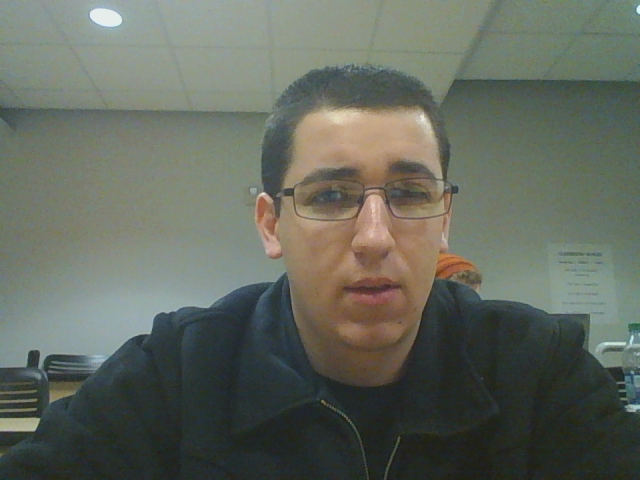
#> input picture python/PycharmProjects/Toybox/image_database/0-Adam.png, 640 x 480 px
$ python -i TrainedContour.py   (imports and definitions only)
#> lines starting #> are read from the running program, lines starting #| are printed output that depends on the picture; after the words box and inside, x2 and y2 are one past the last pixel; in counts of white or black regions, pixels touching at a corner belong together
import cv2
from cv2.cv import CV_CONTOURS_MATCH_I1, Scalar


class TrainedContour:

    largest_area = 0

    def __init__(self, image_path, threshmin=50, threshmax=150, distX=1, distY=1):
#> called with image_path = '../image_database/0-Adam.png', threshmin = 50, threshmax = 150, distX = 1, distY = 1
        self.threshmin = threshmin
        self.threshmax = threshmax
        self.distX = distX
        self.distY = distY

        image = cv2.imread(image_path, 0)
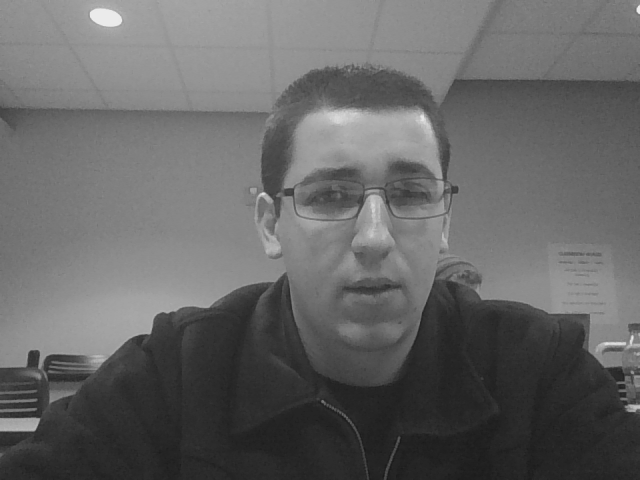
#> image: shape (480, 640); min 25, max 235, mean 101.5
        self.rawImage = image

        self.blurred = cv2.GaussianBlur(image, (self.distX, self.distY), 0)
        self.edged = cv2.Canny(self.blurred, self.threshmin, self.threshmax)
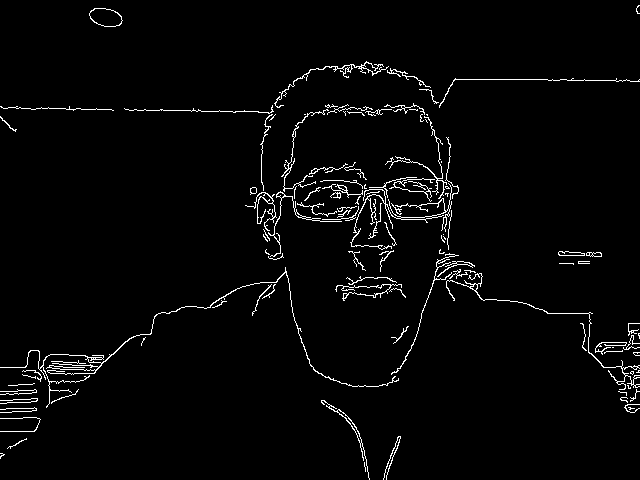
#> self.edged: shape (480, 640); 2.6% white in thin lines or dots

        # find contours in the edge map
        (self.cnts, _) = cv2.findContours(self.edged.copy(), cv2.RETR_EXTERNAL,
                                     cv2.CHAIN_APPROX_SIMPLE)
#> self.cnts = 110 contours, 90 with area under 20; largest, box (x1, y1, x2, y2) and area: (89, 8, 123, 27) 456, (0, 267, 399, 408) 166, (350, 183, 452, 250) 150, (321, 400, 370, 480) 132, (446, 273, 640, 390) 116

        example = self.rawImage.copy()
        for i in range(len(self.cnts)):

            peri = cv2.arcLength(self.cnts[i], True)
            approx = cv2.approxPolyDP(self.cnts[i], 0.01 * peri, True)

            # ensure that the approximated contour is "roughly" rectangular

            if len(approx) >= 4 and len(approx) <= 6:
                # compute the bounding box of the approximated contour and
                # use the bounding box to compute the aspect ratio
                (x, y, w, h) = cv2.boundingRect(approx)
                aspectRatio = w / float(h)

                # compute the solidity of the original contour
                area = cv2.contourArea(self.cnts[i])
                if area > self.largest_area:
                    self.largest_area = area
                    self.largest_contour_index = i
                    self.bounding_rect = cv2.boundingRect(self.cnts[i])
                hullArea = cv2.contourArea(cv2.convexHull(self.cnts[i]))
                solidity = area / float(hullArea)

                # compute whether or not the width and height, solidity, and
                # aspect ratio of the contour falls within appropriate bounds
                keepDims = w > 25 and h > 25
                keepSolidity = solidity > 0.9
                keepAspectRatio = aspectRatio >= 0.8 and aspectRatio <= 1.2

                # ensure that the contour passes all our tests
                if keepDims and keepSolidity and keepAspectRatio:
                    # draw an outline around the target and update the status
                    # text
                    cv2.drawContours(example, [approx], -1, (0, 0, 255), 4)
                    status = "Target(s) Acquired"

                    # compute the center of the contour region and draw the
                    # crosshairs
                    M = cv2.moments(approx)
                    (cX, cY) = (int(M["m10"] / M["m00"]), int(M["m01"] / M["m00"]))
                    (startX, endX) = (int(cX - (w * 0.15)), int(cX + (w * 0.15)))
                    (startY, endY) = (int(cY - (h * 0.15)), int(cY + (h * 0.15)))
                    cv2.line(example, (startX, cY), (endX, cY), (0, 0, 255), 3)
                    cv2.line(example, (cX, startY), (cX, endY), (0, 0, 255), 3)

                    # draw the status text on the frame
                    cv2.putText(example, status, (20, 30), cv2.FONT_HERSHEY_SIMPLEX, 0.5,
                                (0, 0, 255), 2)
#> this loop made 110 passes
#> peri on passes 2, 3, 5, 6, 7, 8, 9, 11, 12, 13, 14, 15: 19.9, 49.7, 178.9, 15.66, 151, 70.87, 285.7, 34.14, 22.24, 43.8, 67.94, 157.7
#> (peri, approx) on passes 25, 56: (2, [[612, 347], [613, 347]]), (0, [[443, 234]])
#> after the loop, self.largest_area = 17; self.largest_contour_index = 3


        cv2.drawContours(example, self.cnts, self.largest_contour_index, Scalar(0, 255, 0), 2)
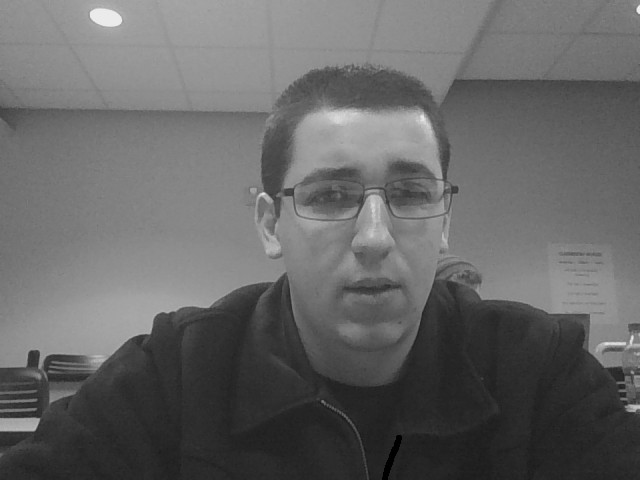
#> example: shape (480, 640); 0.09% of pixels changed, all inside (x1, y1, x2, y2) = (382, 435, 402, 480)
        cv2.imshow("Trained Image: " + image_path, example)


    def simpleCompare(self, otherContour):

        result = cv2.matchShapes(self.cnts[0], otherContour.cnts[0], CV_CONTOURS_MATCH_I1, 0)
        print("Result of comparison: " + str(result))

        return result

    def getContours(self):
        return self.cnts

>>> result = TrainedContour('../image_database/0-Adam.png').getContours()
#> result has the same summary as self.cnts in __init__

$ run again, on python/PycharmProjects/Toybox/image_database/1-Adam.png
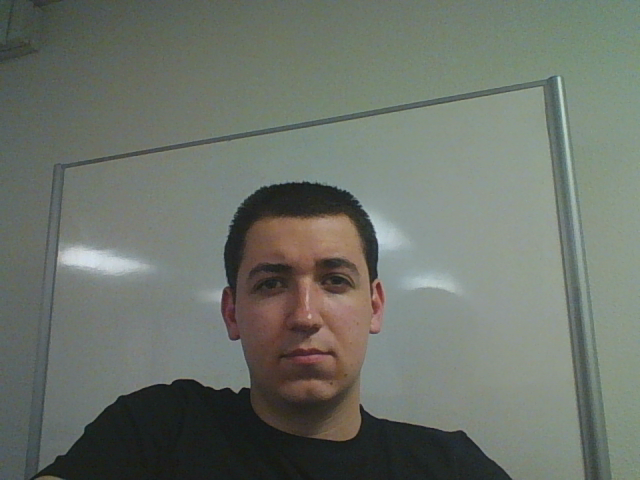
#> input picture python/PycharmProjects/Toybox/image_database/1-Adam.png, 640 x 480 px
#> in __init__, `self.edged = cv2.Canny(self.blurred, self.threshmin, self.threshmax)`:
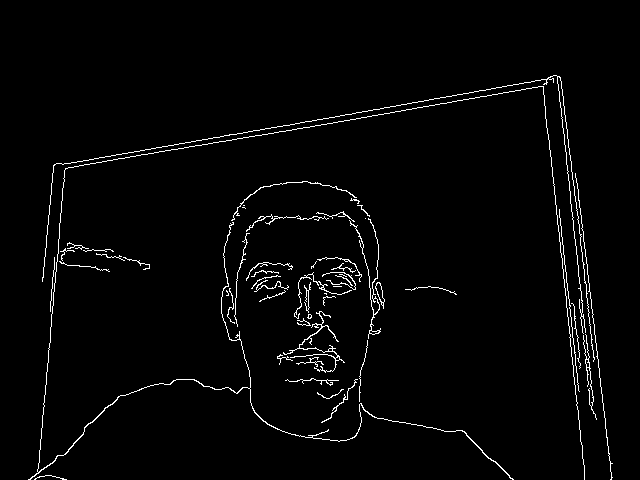
#> self.edged: shape (480, 640); 2.3% white in thin lines or dots, all inside (x1, y1, x2, y2) = (28, 75, 613, 480)
#> self.cnts = 53 contours, 43 with area under 20; largest, box (x1, y1, x2, y2) and area: (28, 86, 585, 480) 202, (283, 311, 345, 373) 100, (375, 282, 385, 309) 97, (349, 218, 381, 339) 63, (583, 334, 597, 420) 38
#> the loop in __init__, `for i in range(len(self.cnts)): ` made 53 passes
#> (peri, x, y, w, h, aspectRatio, area, self.largest_area) on pass 53: (2597.6, 42, 75, 553, 285, 1.94, 23, 23)
#> after the loop in __init__, `for i in range(len(self.cnts)):`: self.largest_area = 23; self.largest_contour_index = 52
#> in __init__, `cv2.drawContours(example, self.cnts, self.largest_contour_index, Scala..`:
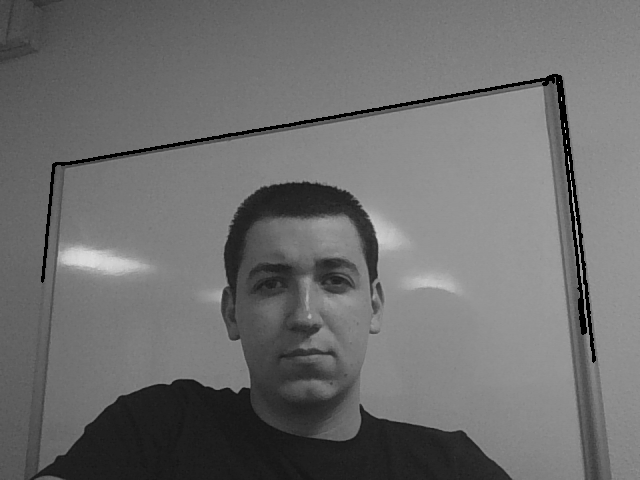
#> example: shape (480, 640); min 0, max 221, mean 109.7
#> result has the same summary as self.cnts in __init__

$ run again, on python/PycharmProjects/Toybox/image_database/10-Adam.png
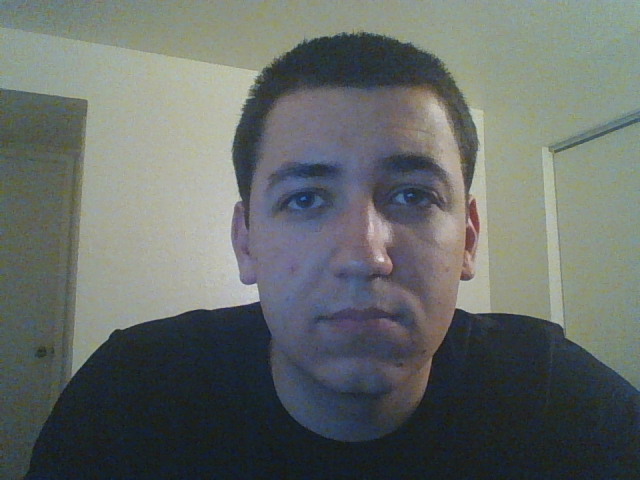
#> input picture python/PycharmProjects/Toybox/image_database/10-Adam.png, 640 x 480 px
#> in __init__, `self.edged = cv2.Canny(self.blurred, self.threshmin, self.threshmax)`:
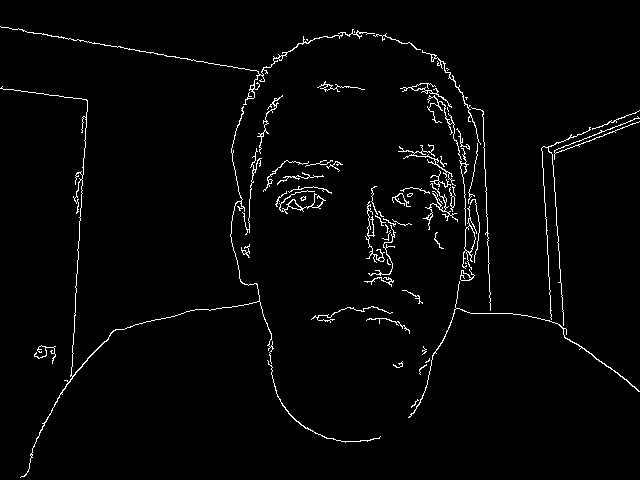
#> self.edged: shape (480, 640); 2.3% white in thin lines or dots
#> self.cnts = 66 contours, 43 with area under 20; largest, box (x1, y1, x2, y2) and area: (462, 206, 477, 270) 220, (0, 86, 274, 478) 142, (0, 26, 375, 105) 120, (279, 190, 326, 214) 105, (408, 281, 640, 418) 92
#> the loop in __init__, `for i in range(len(self.cnts)): ` made 66 passes
#> peri on passes 1 to 8: 24.14, 30.63, 39.21, 341.7, 13.07, 31.21, 164.4, 134.5
#> after the loop in __init__, `for i in range(len(self.cnts)):`: self.largest_area = 18.5; self.largest_contour_index = 49
#> in __init__, `cv2.drawContours(example, self.cnts, self.largest_contour_index, Scala..`:
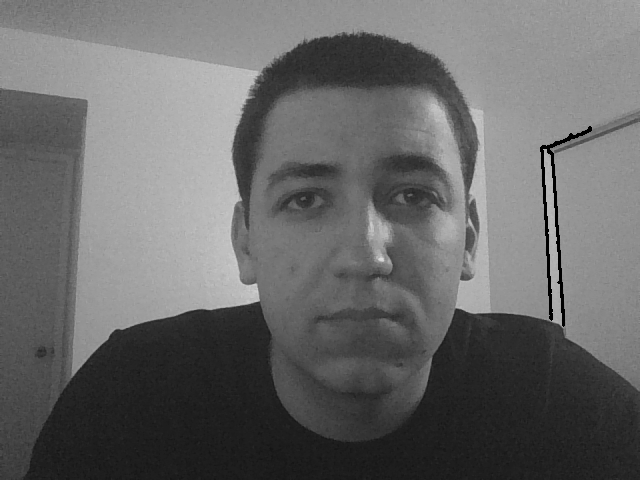
#> example: shape (480, 640); min 0, max 221, mean 104.1
#> result has the same summary as self.cnts in __init__

$ run again, on python/PycharmProjects/Toybox/image_database/3-Adam.png
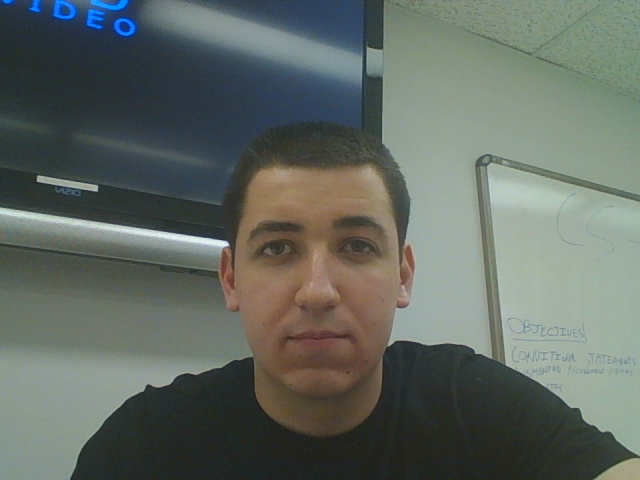
#> input picture python/PycharmProjects/Toybox/image_database/3-Adam.png, 640 x 480 px
#> in __init__, `self.edged = cv2.Canny(self.blurred, self.threshmin, self.threshmax)`:
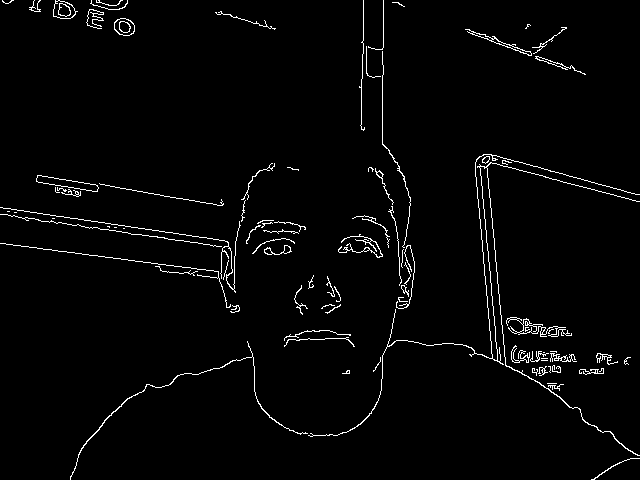
#> self.edged: shape (480, 640); 2.4% white in thin lines or dots
#> self.cnts = 88 contours, 70 with area under 20; largest, box (x1, y1, x2, y2) and area: (36, 175, 99, 192) 408, (53, 0, 78, 19) 312, (114, 18, 135, 36) 278, (465, 29, 532, 56) 173, (308, 154, 640, 456) 143
#> the loop in __init__, `for i in range(len(self.cnts)): ` made 88 passes
#> peri on passes 1, 2, 4, 5, 6, 7, 8, 9: 113.4, 59.21, 18.83, 121.6, 35.9, 17.07, 58.28, 61.8
#> after the loop in __init__, `for i in range(len(self.cnts)):`: self.largest_area = 4; self.largest_contour_index = 82
#> in __init__, `cv2.drawContours(example, self.cnts, self.largest_contour_index, Scala..`:
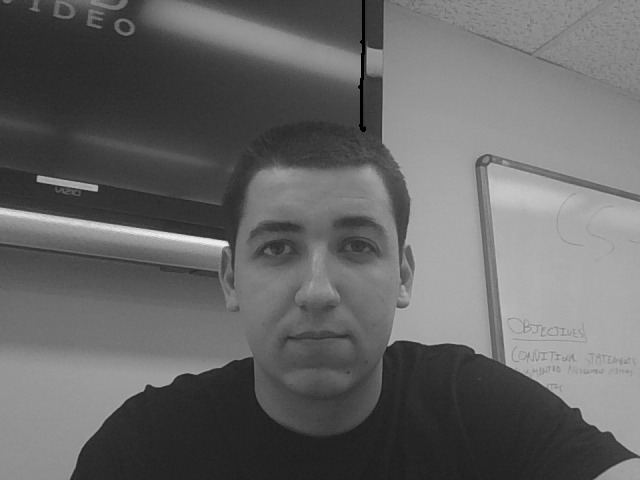
#> example: shape (480, 640); min 0, max 235, mean 102.2
#> result has the same summary as self.cnts in __init__
